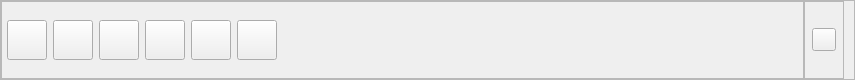
                     <widget class="QFrame" name="load_types_container">
                      <property name="minimumSize">
                       <size>
                        <width>0</width>
                        <height>50</height>
                       </size>
                      </property>
                      <property name="maximumSize">
                       <size>
                        <width>16777215</width>
                        <height>80</height>
                       </size>
                      </property>
                      <property name="styleSheet">
                       <string notr="true">#lista_icons_loads{
	padding-left: 5px;
}
</string>
                      </property>
                      <property name="frameShape">
                       <enum>QFrame::StyledPanel</enum>
                      </property>
                      <property name="frameShadow">
                       <enum>QFrame::Raised</enum>
                      </property>
                      <layout class="QHBoxLayout" name="horizontalLayout_10">
                       <property name="spacing">
                        <number>0</number>
                       </property>
                       <property name="leftMargin">
                        <number>0</number>
                       </property>
                       <property name="topMargin">
                        <number>0</number>
                       </property>
                       <property name="rightMargin">
                        <number>10</number>
                       </property>
                       <property name="bottomMargin">
                        <number>0</number>
                       </property>
                       <item>
                        <widget class="QFrame" name="lista_icons_loads">
                         <property name="minimumSize">
                          <size>
                           <width>0</width>
                           <height>55</height>
                          </size>
                         </property>
                         <property name="styleSheet">
                          <string notr="true"/>
                         </property>
                         <property name="frameShape">
                          <enum>QFrame::StyledPanel</enum>
                         </property>
                         <property name="frameShadow">
                          <enum>QFrame::Raised</enum>
                         </property>
                         <layout class="QHBoxLayout" name="horizontalLayout_18">
                          <property name="leftMargin">
                           <number>0</number>
                          </property>
                          <property name="topMargin">
                           <number>2</number>
                          </property>
                          <property name="rightMargin">
                           <number>2</number>
                          </property>
                          <property name="bottomMargin">
                           <number>2</number>
                          </property>
                          <item>
                           <widget class="QToolButton" name="list_motor">
                            <property name="minimumSize">
                             <size>
                              <width>40</width>
                              <height>40</height>
                             </size>
                            </property>
                            <property name="maximumSize">
                             <size>
                              <width>40</width>
                              <height>40</height>
                             </size>
                            </property>
                            <property name="toolTip">
                             <string>Motor</string>
                            </property>
                            <property name="styleSheet">
                             <string notr="true"/>
                            </property>
                            <property name="text">
                             <string/>
                            </property>
                            <property name="icon">
                             <iconset>
                              <normaloff>../img/motor-electrico.png</normaloff>../img/motor-electrico.png</iconset>
                            </property>
                            <property name="iconSize">
                             <size>
                              <width>30</width>
                              <height>30</height>
                             </size>
                            </property>
                            <property name="toolButtonStyle">
                             <enum>Qt::ToolButtonIconOnly</enum>
                            </property>
                           </widget>
                          </item>
                          <item>
                           <widget class="QToolButton" name="list_resistance">
                            <property name="minimumSize">
                             <size>
                              <width>40</width>
                              <height>40</height>
                             </size>
                            </property>
                            <property name="maximumSize">
                             <size>
                              <width>40</width>
                              <height>40</height>
                             </size>
                            </property>
                            <property name="toolTip">
                             <string>Resistencia</string>
                            </property>
                            <property name="text">
                             <string/>
                            </property>
                            <property name="icon">
                             <iconset>
                              <normaloff>../img/resistencia (1).png</normaloff>../img/resistencia (1).png</iconset>
                            </property>
                            <property name="iconSize">
                             <size>
                              <width>30</width>
                              <height>30</height>
                             </size>
                            </property>
                            <property name="toolButtonStyle">
                             <enum>Qt::ToolButtonIconOnly</enum>
                            </property>
                           </widget>
                          </item>
                          <item>
                           <widget class="QToolButton" name="lis_lum">
                            <property name="minimumSize">
                             <size>
                              <width>40</width>
                              <height>40</height>
                             </size>
                            </property>
                            <property name="maximumSize">
                             <size>
                              <width>40</width>
                              <height>40</height>
                             </size>
                            </property>
                            <property name="toolTip">
                             <string>Iluminación</string>
                            </property>
                            <property name="text">
                             <string/>
                            </property>
                            <property name="icon">
                             <iconset>
                              <normaloff>../img/bombilla.png</normaloff>../img/bombilla.png</iconset>
                            </property>
                            <property name="iconSize">
                             <size>
                              <width>30</width>
                              <height>30</height>
                             </size>
                            </property>
                            <property name="toolButtonStyle">
                             <enum>Qt::ToolButtonIconOnly</enum>
                            </property>
                           </widget>
                          </item>
                          <item>
                           <widget class="QToolButton" name="list_static_load">
                            <property name="minimumSize">
                             <size>
                              <width>40</width>
                              <height>40</height>
                             </size>
                            </property>
                            <property name="maximumSize">
                             <size>
                              <width>40</width>
                              <height>40</height>
                             </size>
                            </property>
                            <property name="toolTip">
                             <string>Carga estática</string>
                            </property>
                            <property name="text">
                             <string/>
                            </property>
                            <property name="icon">
                             <iconset>
                              <normaloff>../img/lineal.png</normaloff>../img/lineal.png</iconset>
                            </property>
                            <property name="iconSize">
                             <size>
                              <width>30</width>
                              <height>30</height>
                             </size>
                            </property>
                           </widget>
                          </item>
                          <item>
                           <widget class="QToolButton" name="list_non_linear_load">
                            <property name="minimumSize">
                             <size>
                              <width>40</width>
                              <height>40</height>
                             </size>
                            </property>
                            <property name="maximumSize">
                             <size>
                              <width>40</width>
                              <height>40</height>
                             </size>
                            </property>
                            <property name="toolTip">
                             <string>Carga no lineal</string>
                            </property>
                            <property name="text">
                             <string/>
                            </property>
                            <property name="icon">
                             <iconset>
                              <normaloff>../img/non_linear.png</normaloff>../img/non_linear.png</iconset>
                            </property>
                            <property name="iconSize">
                             <size>
                              <width>30</width>
                              <height>30</height>
                             </size>
                            </property>
                           </widget>
                          </item>
                          <item>
                           <widget class="QToolButton" name="list_air_conditioning">
                            <property name="minimumSize">
                             <size>
                              <width>40</width>
                              <height>40</height>
                             </size>
                            </property>
                            <property name="maximumSize">
                             <size>
                              <width>40</width>
                              <height>40</height>
                             </size>
                            </property>
                            <property name="toolTip">
                             <string>Aire acondicionado</string>
                            </property>
                            <property name="text">
                             <string/>
                            </property>
                            <property name="icon">
                             <iconset>
                              <normaloff>../img/copo-de-nieve.png</normaloff>../img/copo-de-nieve.png</iconset>
                            </property>
                            <property name="iconSize">
                             <size>
                              <width>30</width>
                              <height>30</height>
                             </size>
                            </property>
                           </widget>
                          </item>
                          <item>
                           <spacer name="horizontalSpacer_4">
                            <property name="orientation">
                             <enum>Qt::Horizontal</enum>
                            </property>
                            <property name="sizeHint" stdset="0">
                             <size>
                              <width>524</width>
                              <height>20</height>
                             </size>
                            </property>
                           </spacer>
                          </item>
                         </layout>
                        </widget>
                       </item>
                       <item>
                        <widget class="QFrame" name="frame_4">
                         <property name="sizePolicy">
                          <sizepolicy hsizetype="Minimum" vsizetype="Minimum">
                           <horstretch>0</horstretch>
                           <verstretch>0</verstretch>
                          </sizepolicy>
                         </property>
                         <property name="minimumSize">
                          <size>
                           <width>40</width>
                           <height>0</height>
                          </size>
                         </property>
                         <property name="maximumSize">
                          <size>
                           <width>70</width>
                           <height>16777215</height>
                          </size>
                         </property>
                         <property name="frameShape">
                          <enum>QFrame::StyledPanel</enum>
                         </property>
                         <property name="frameShadow">
                          <enum>QFrame::Raised</enum>
                         </property>
                         <layout class="QHBoxLayout" name="horizontalLayout_17">
                          <property name="spacing">
                           <number>0</number>
                          </property>
                          <property name="leftMargin">
                           <number>0</number>
                          </property>
                          <property name="topMargin">
                           <number>0</number>
                          </property>
                          <property name="rightMargin">
                           <number>0</number>
                          </property>
                          <property name="bottomMargin">
                           <number>0</number>
                          </property>
                          <item>
                           <widget class="QToolButton" name="siguiente_select_loads">
                            <property name="text">
                             <string/>
                            </property>
                            <property name="icon">
                             <iconset>
                              <normaloff>../img/siguiente_loads.png</normaloff>../img/siguiente_loads.png</iconset>
                            </property>
                           </widget>
                          </item>
                         </layout>
                        </widget>
                       </item>
                      </layout>
                     </widget>
